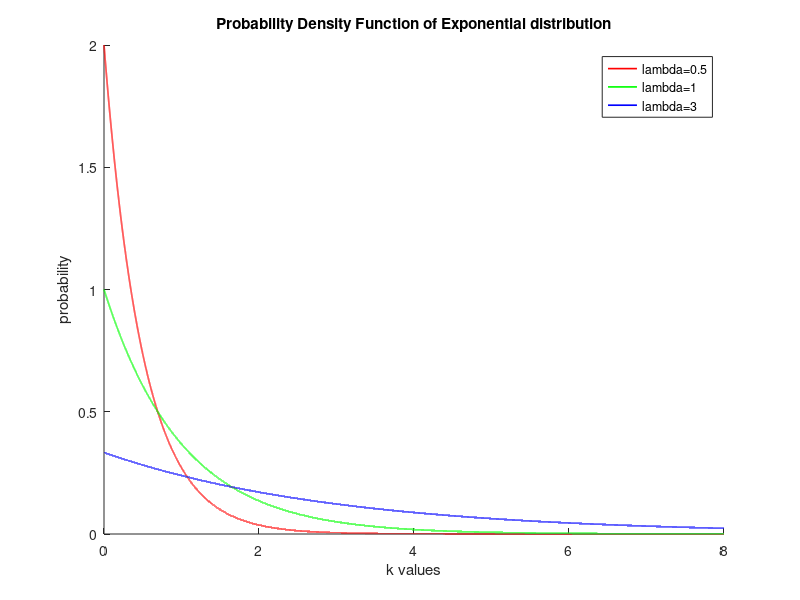
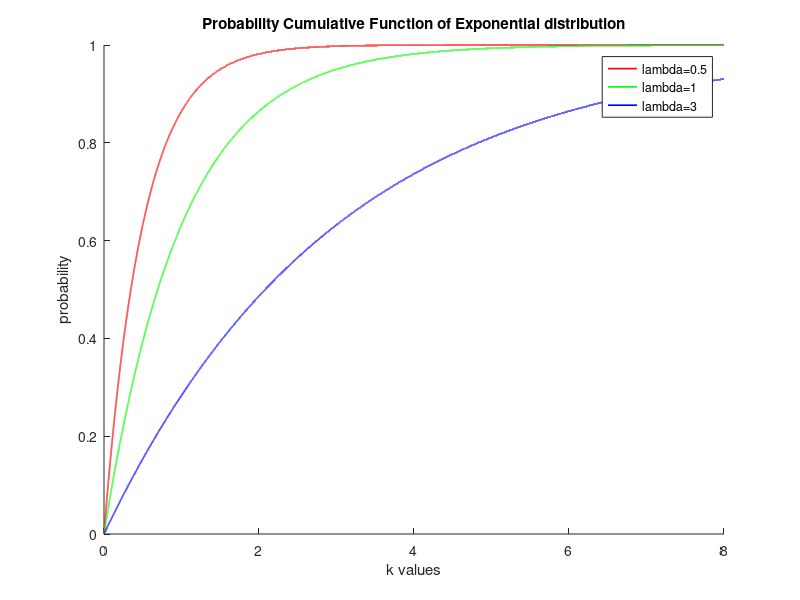

These figures' MATLAB source, in order:
clc;
clear all;
close all;

pkg load statistics;
#A Erwthma
k = 0:0.0001:8;
lambda = [0.5,1,3];

for i=1:columns(lambda)
  exp(i,:) = exppdf(k,lambda(i));
endfor

colors="rgb";
figure(1);
hold on;
for i=1:columns(lambda)
  plot(k,exp(i,:),colors(i),"linewidth",1.2);
endfor

hold off;

title("Probability Density Function of Exponential distribution");
xlabel("k values");
ylabel("probability");
legend("lambda=0.5","lambda=1","lambda=3");


#B Erwthma
k = 0:0.0001:8;
lambda = [0.5,1,3];

for i=1:columns(lambda)
  exp(i,:) = expcdf(k,lambda(i));
endfor

colors="rgb";
figure(2);
hold on;
for i=1:columns(lambda)
  plot(k,exp(i,:),colors(i),"linewidth",1.2);
endfor

hold off;

title("Probability Cumulative Function of Exponential distribution");
xlabel("k values");
ylabel("probability");
legend("lambda=0.5","lambda=1","lambda=3");

#C Erwthma


k = 0:0.00001:8;


exp = expcdf (k,2.5);
p1=1 - exp(30000);
#"P(X>30000)="
display(p1);
p2=(1-exp(50000))./(1-exp(20000));
#"P(X>50000|X>20000)="
display(p2);